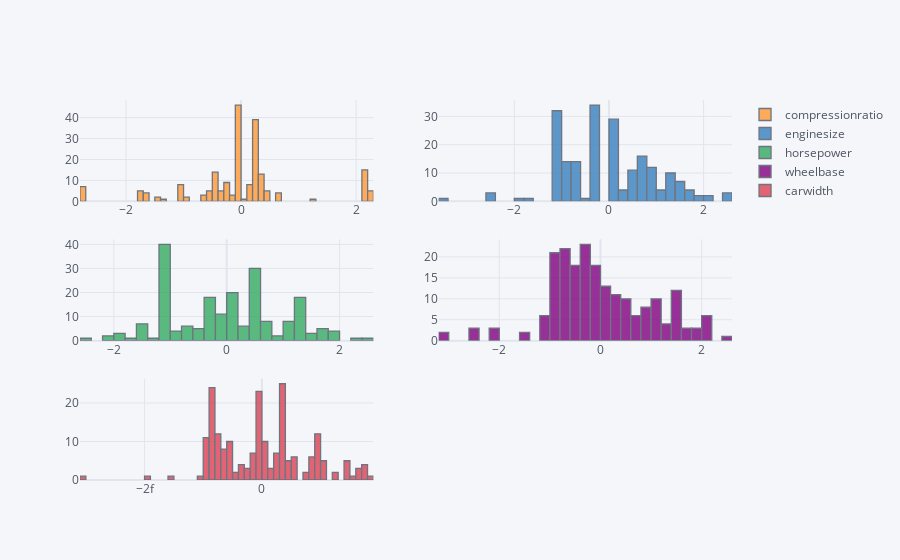

This figure's notebook cell:
### Code cell
df_trans = df1[skew_cols.index].copy()
pt = PowerTransformer(method='yeo-johnson')
trans= pt.fit_transform(df_trans)
df_trans = pd.DataFrame(trans, columns =skew_cols.index )
print(df_trans.skew())
print()
df_trans.iplot(kind='histogram',subplots=True,bins=50);

### Figure 1 — Plotly figure (JSON) as saved in the notebook; plotly's stock layout.template omitted (floating-point values rounded to 4 significant figures; data arrays with more than 128 entries replaced by an {"elided": "..."} marker saying what was removed)
{"data": [{"histfunc": "count", "histnorm": "", "marker": {"color": "rgba(255, 153, 51, 1.0)", "line": {"color": "#4D5663", "width": 1.3}}, "name": "compressionratio", "nbinsx": 50, "opacity": 0.8, "orientation": "v", "type": "histogram", "x": {"elided": "205 float values"}, "xaxis": "x", "yaxis": "y"}, {"histfunc": "count", "histnorm": "", "marker": {"color": "rgba(55, 128, 191, 1.0)", "line": {"color": "#4D5663", "width": 1.3}}, "name": "enginesize", "nbinsx": 50, "opacity": 0.8, "orientation": "v", "type": "histogram", "x": {"elided": "205 float values"}, "xaxis": "x2", "yaxis": "y2"}, {"histfunc": "count", "histnorm": "", "marker": {"color": "rgba(50, 171, 96, 1.0)", "line": {"color": "#4D5663", "width": 1.3}}, "name": "horsepower", "nbinsx": 50, "opacity": 0.8, "orientation": "v", "type": "histogram", "x": {"elided": "205 float values"}, "xaxis": "x3", "yaxis": "y3"}, {"histfunc": "count", "histnorm": "", "marker": {"color": "rgba(128, 0, 128, 1.0)", "line": {"color": "#4D5663", "width": 1.3}}, "name": "wheelbase", "nbinsx": 50, "opacity": 0.8, "orientation": "v", "type": "histogram", "x": {"elided": "205 float values"}, "xaxis": "x4", "yaxis": "y4"}, {"histfunc": "count", "histnorm": "", "marker": {"color": "rgba(219, 64, 82, 1.0)", "line": {"color": "#4D5663", "width": 1.3}}, "name": "carwidth", "nbinsx": 50, "opacity": 0.8, "orientation": "v", "type": "histogram", "x": {"elided": "205 float values"}, "xaxis": "x5", "yaxis": "y5"}], "layout": {"barmode": "overlay", "legend": {"bgcolor": "#F5F6F9", "font": {"color": "#4D5663"}}, "paper_bgcolor": "#F5F6F9", "plot_bgcolor": "#F5F6F9", "title": {"font": {"color": "#4D5663"}}, "xaxis": {"anchor": "y", "domain": [0, 0.45], "gridcolor": "#E1E5ED", "showgrid": true, "tickfont": {"color": "#4D5663"}, "title": {"font": {"color": "#4D5663"}, "text": ""}, "zerolinecolor": "#E1E5ED"}, "xaxis2": {"anchor": "y2", "domain": [0.55, 1], "gridcolor": "#E1E5ED", "showgrid": true, "tickfont": {"color": "#4D5663"}, "title": {"font": {"color": "#4D5663"}, "text": ""}, "zerolinecolor": "#E1E5ED"}, "xaxis3": {"anchor": "y3", "domain": [0, 0.45], "gridcolor": "#E1E5ED", "showgrid": true, "tickfont": {"color": "#4D5663"}, "title": {"font": {"color": "#4D5663"}, "text": ""}, "zerolinecolor": "#E1E5ED"}, "xaxis4": {"anchor": "y4", "domain": [0.55, 1], "gridcolor": "#E1E5ED", "showgrid": true, "tickfont": {"color": "#4D5663"}, "title": {"font": {"color": "#4D5663"}, "text": ""}, "zerolinecolor": "#E1E5ED"}, "xaxis5": {"anchor": "y5", "domain": [0, 0.45], "gridcolor": "#E1E5ED", "showgrid": true, "tickfont": {"color": "#4D5663"}, "title": {"font": {"color": "#4D5663"}, "text": ""}, "zerolinecolor": "#E1E5ED"}, "yaxis": {"anchor": "x", "domain": [0.7333, 1], "gridcolor": "#E1E5ED", "showgrid": true, "tickfont": {"color": "#4D5663"}, "title": {"font": {"color": "#4D5663"}, "text": ""}, "zerolinecolor": "#E1E5ED"}, "yaxis2": {"anchor": "x2", "domain": [0.7333, 1], "gridcolor": "#E1E5ED", "showgrid": true, "tickfont": {"color": "#4D5663"}, "title": {"font": {"color": "#4D5663"}, "text": ""}, "zerolinecolor": "#E1E5ED"}, "yaxis3": {"anchor": "x3", "domain": [0.3667, 0.6333], "gridcolor": "#E1E5ED", "showgrid": true, "tickfont": {"color": "#4D5663"}, "title": {"font": {"color": "#4D5663"}, "text": ""}, "zerolinecolor": "#E1E5ED"}, "yaxis4": {"anchor": "x4", "domain": [0.3667, 0.6333], "gridcolor": "#E1E5ED", "showgrid": true, "tickfont": {"color": "#4D5663"}, "title": {"font": {"color": "#4D5663"}, "text": ""}, "zerolinecolor": "#E1E5ED"}, "yaxis5": {"anchor": "x5", "domain": [0, 0.2667], "gridcolor": "#E1E5ED", "showgrid": true, "tickfont": {"color": "#4D5663"}, "title": {"font": {"color": "#4D5663"}, "text": ""}, "zerolinecolor": "#E1E5ED"}}}
